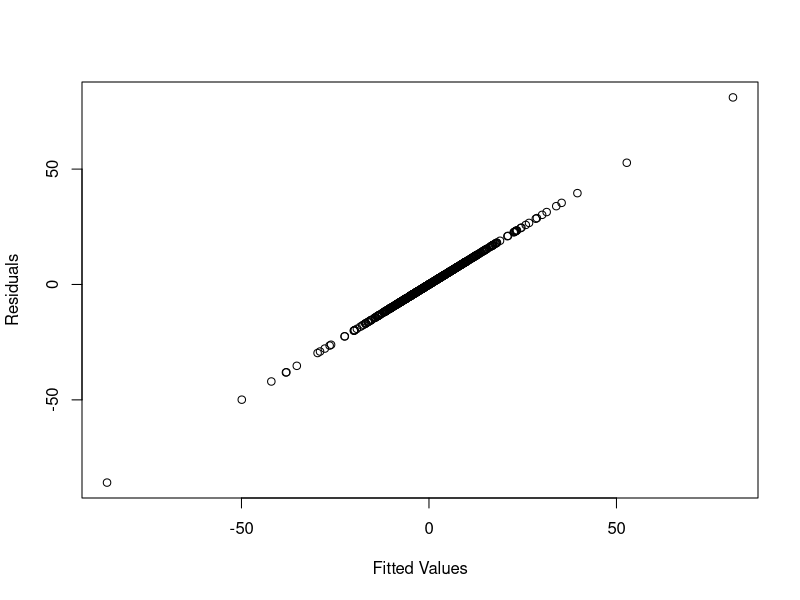

Generate this figure with R: (Note: this script raises an error after producing the figure.)

##load data 
nbaStats = read.csv("NBA Stats 202223.csv")

##see variables in data
names(nbaStats)
head(nbaStats)

### variable selection

###forward selection
library("MASS")
res.full = lm(ORtg~DRtg+VI+P.R.A+P.A+P.R+TPG+BPG+SPG+APG+RPG+PPG+TS.+eFG.+X3P.+X3PA+X2P.+X2PA+FT.+FTA+TO.+USG.+MPG+GP+AGE+POS, data=nbaStats)
res.null = lm(ORtg~1,data=nbaStats)

forward = step(res.null, scope=list(upper=res.full), direction="forward", test="F")

##model after variable selection
resModel = lm(ORtg~X2PA+PPG+SPG+DRtg+GP+FT.+BPG+P.R+P.R.A+AGE+POS, data=nbaStats)

###model summary
summary(resModel)


###model analysis

###extract residuals
err = resid(resModel)
fit.v = resModel$residuals

###residual plots
plot(fit.v,err,xlab="Fitted Values",ylab="Residuals")
plot(nbaStats$X2PA,err,xlab="X2PA",ylab="Residuals")
plot(nbaStats$PPG,err,xlab="PPG",ylab="Residuals")
plot(nbaStats$SPG,err,xlab="SPG",ylab="Residuals")
plot(nbaStats$DRtg,err,xlab="DRtg",ylab="Residuals")
plot(nbaStats$GP,err,xlab="GP",ylab="Residuals")
plot(nbaStats$FT.,err,xlab="FT.",ylab="Residuals")
plot(nbaStats$BPG.,err,xlab="BPG",ylab="Residuals")
plot(nbaStats$P.R,err,xlab="P.R",ylab="Residuals")
plot(nbaStats$P.R.A,err,xlab="P.R.A",ylab="Residuals")
plot(nbaStats$AGE.,err,xlab="AGE",ylab="Residuals")
plot(nbaStats$POS.,err,xlab="POS",ylab="Residuals")

#QQ plot
qqnorm(err)
qqline(err)




